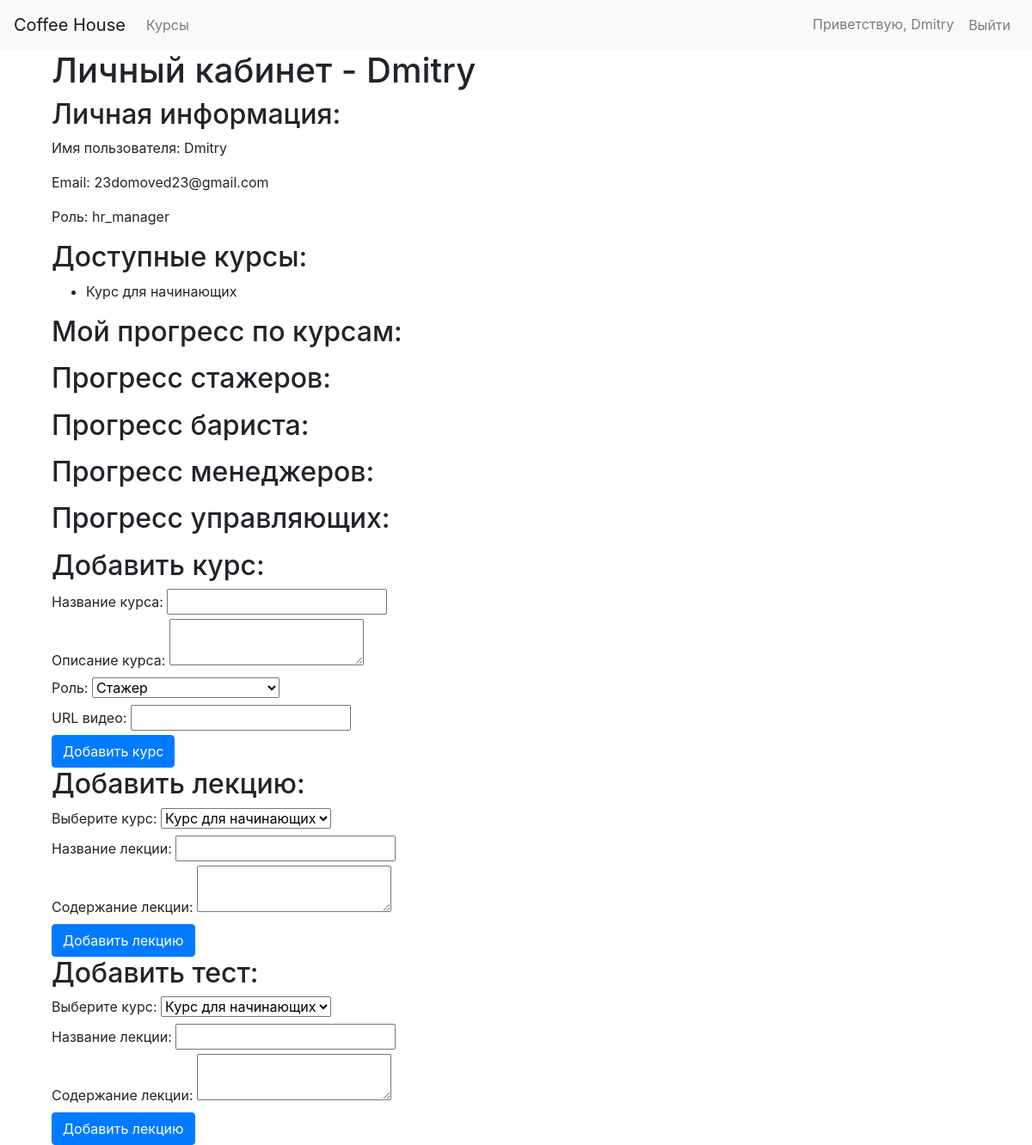
The app's page /profile (signed in), older data.
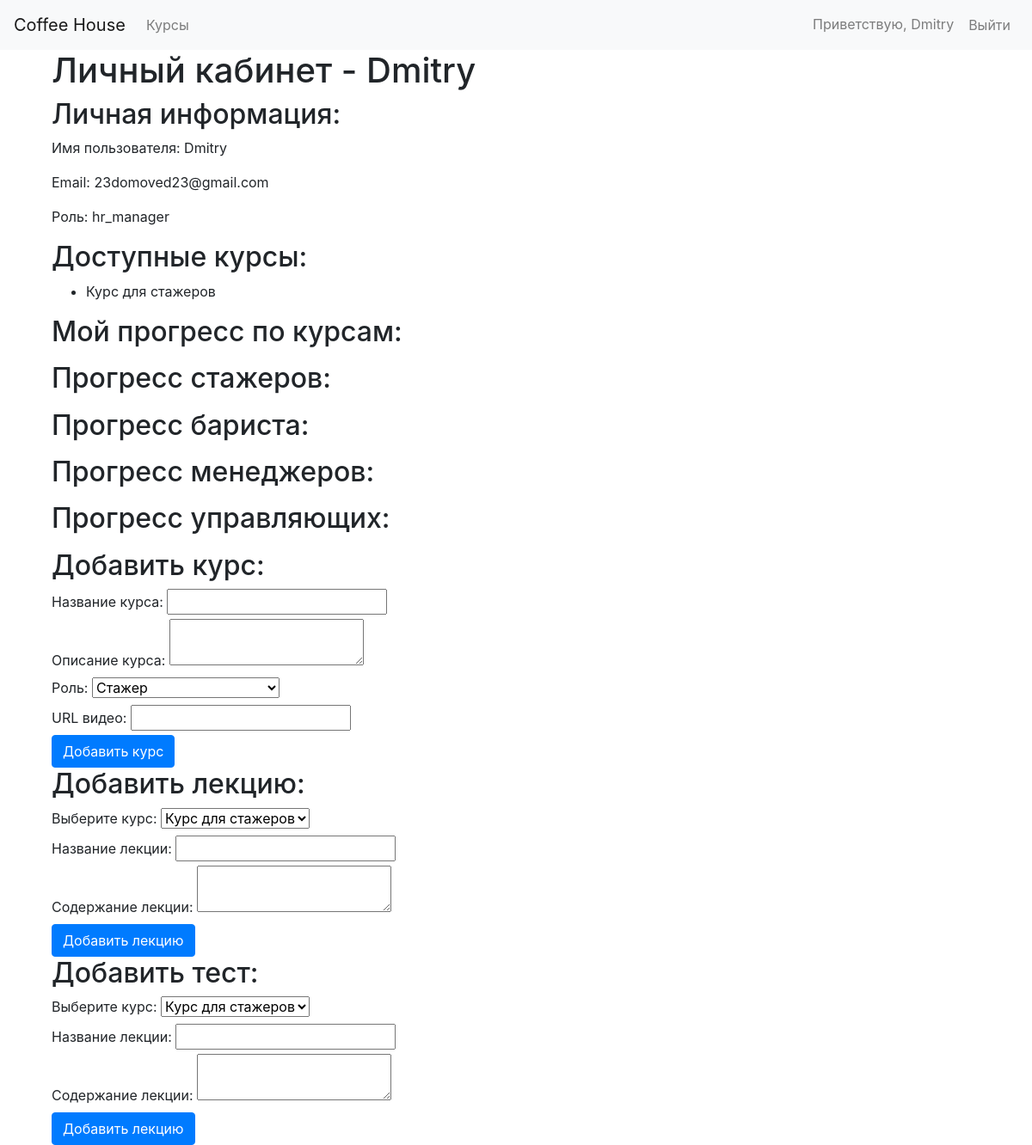
The same page, newer data.
### employees/models.py (models this page shows, shortened)
class UserProfile(models.Model):
    user = models.OneToOneField(User, on_delete=models.CASCADE)
    role = models.CharField(max_length=20, choices=ROLE_CHOICES)

### courses/models.py (models this page shows, shortened)
class Course(models.Model):
    title = models.CharField(max_length=100)
    description = models.TextField()
    role = models.CharField(max_length=20, choices=ROLE_CHOICES)
    video_url = models.URLField(blank=True)
    course_slug = models.SlugField(unique=True, max_length=100, default='')
    users = models.ManyToManyField(UserProfile, through='LearningProgress')

### coffee_house/views.py (the view, shortened to what this page needs)
# urls.py: path('profile', profile, name='profile'),
@login_required
def profile(request):
    user_profile = request.user.userprofile
    available_courses = Course.objects.filter(role__in=roles.ROLE_HIERARCHY_ACCESS[user_profile.role])
    progress = LearningProgress.objects.filter(user=user_profile)
    lecture_form = LectureForm()
    test_form = TestForm()
    course_form = CourseForm()
    question_form = QuestionForm()
    context = {'user_profile': user_profile, 'available_courses': available_courses, 'progress': progress}
    if user_profile.role in ['manager', 'supervisor', 'hr_manager']:
        intern_progress = LearningProgress.objects.filter(user__role='intern', course__role='intern')
        barista_progress = LearningProgress.objects.filter(user__role='barista', course__role='barista')
        context['barista_progress'] = barista_progress
        context['intern_progress'] = intern_progress
    if user_profile.role in ['supervisor', 'hr_manager']:
        manager_progress = LearningProgress.objects.filter(user__role='manager', course__role='manager')
        context['manager_progress'] = manager_progress
    if user_profile.role == 'hr_manager':
        context['available_courses'] = Course.objects.all()
        supervisor_progress = LearningProgress.objects.filter(user__role='supervisor', course__role='supervisor')
        context['supervisor_progress'] = supervisor_progress
        context = {'user_profile': user_profile,
                   'available_courses': available_courses,
                   'progress': progress,
                   'lecture_form': lecture_form,
                   'test_form': test_form,
                   'course_form': course_form,
                   'question_form': question_form}
    return render(request, 'profile.html', context)

### coffee_house/forms.py
class LectureForm(forms.ModelForm):
    title = forms.CharField(widget=forms.TextInput(attrs={'class': 'form-control'}))
    content = forms.CharField(widget=forms.Textarea(attrs={'class': 'form-control'}))
    course_slug = forms.CharField()
    class Meta:
        model = Lecture
        fields = ['title', 'content', 'course_slug']

class TestForm(forms.ModelForm):
    title = forms.CharField(widget=forms.TextInput(attrs={'class': 'form-control'}))
    course_slug = forms.CharField()
    class Meta:
        model = Test
        fields = ['title', 'course_slug']
        labels = {'title': 'Название теста'}

### templates/profile.html (shortened to what this page needs)
{% extends 'base.html' %}
{% load static %}
{% block content %}
<div class="container">
    <h1>Личный кабинет - {{ user_profile.user.username }}</h1>
    <h2>Личная информация:</h2>
    <p>Имя пользователя: {{ user_profile.user.username }}</p>
    <p>Email: {{ user_profile.user.email }}</p>
    <p>Роль: {{ user_profile.role }}</p>
    <h2>Доступные курсы:</h2>
    <ul>
        {% for course in available_courses %}
        <li>{{ course.title }}</li>
        {% endfor %}
    </ul>
    <h2>Мой прогресс по курсам:</h2>
    {% if user_profile.role == 'manager' or user_profile.role ==  'supervisor' or user_profile.role ==  'hr_manager' %}
    <h2>Прогресс стажеров:</h2>
    <h2>Прогресс бариста:</h2>
    {% endif %}
    {% if user_profile.role == 'supervisor' or user_profile.role == 'hr_manager' %}
    <h2>Прогресс менеджеров:</h2>
    {% endif %}
    {% if user_profile.role == 'hr_manager' %}
    <h2>Прогресс управляющих:</h2>
    <h2>Добавить курс:</h2>
    <form method="post">
        <label for="title">Название курса:</label>
        <input type="text" name="title" id="title" required>
        <br>
        <label for="description">Описание курса:</label>
        <textarea name="description" id="description" required></textarea>
        <br>
        <label for="role">Роль:</label>
        <select name="role" id="role" required>
            {% for role, role_display in course_form.fields.role.choices %}
                <option value="{{ role }}">{{ role_display }}</option>
            {% endfor %}
        </select>
        <br>
        <label for="video_url">URL видео:</label>
        <input type="url" name="video_url" id="video_url" required>
        <br>
        <button type="submit" class="btn btn-primary" name="add_course">Добавить курс</button>
    </form>
    <h2>Добавить лекцию:</h2>
    <form method="post">
        <label for="course_slug">Выберите курс:</label>
        <select name="course_slug">
            {% for course in available_courses %}
            <option value="{{ course.course_slug }}">{{ course.title }}</option>
            {% endfor %}
        </select>
        <br>
        <label for="title">Название лекции:</label>
        <input type="text" name="title" id="title" required>
        <br>
        <label for="content">Содержание лекции:</label>
        <textarea name="content" id="content" required></textarea>
        <br>
        <button type="submit" class="btn btn-primary" name="add_lecture">Добавить лекцию</button>
    </form>
    <h2>Добавить тест:</h2>
    <form method="post">
        <label for="course_slug">Выберите курс:</label>
        <select name="course_slug">
            {% for course in available_courses %}
            <option value="{{ course.course_slug }}">{{ course.title }}</option>
            {% endfor %}
        </select>
        <br>
        <label for="title">Название лекции:</label>
        <input type="text" name="title" id="title" required>
        <br>
        <label for="content">Содержание лекции:</label>
        <textarea name="content" id="content" required></textarea>
        <br>
        <button type="submit" class="btn btn-primary" name="add_lecture">Добавить лекцию</button>
    </form>
    {% endif %}
</div>
{% endblock %}

### templates/base.html (shortened to what this page needs)
<!DOCTYPE html>
{% load static %}
<html lang="ru">
<head>
    <link href="https://stackpath.bootstrapcdn.com/bootstrap/4.5.2/css/bootstrap.min.css" rel="stylesheet">
</head>
<body>
    {% include 'header.html' %}
    <div class="container">
        {% block content %}
        {% endblock %}
    </div>
</body>
</html>

### templates/header.html (shortened to what this page needs)
<header>
        <nav class="navbar navbar-expand-lg navbar-light bg-light">
        <div class="collapse navbar-collapse" id="navbarNav">
            <ul class="navbar-nav mr-auto">
                {% if user.is_authenticated %}
                    <li class="nav-item">
                        <a class="navbar-brand" href="{% url 'dashboard' %}">Coffee House</a>
                    </li>
                    <li class="nav-item">
                        <a class="nav-link" href="{% url 'courses' %}">Курсы</a>
                    </li>
                {% else %}
                    <li class="nav-item">
                        <span class="navbar-brand">Coffee House</span>
                    </li>
                {% endif %}
            </ul>
            <ul class="navbar-nav">
                {% if user.is_authenticated %}
                    <li class="nav-item">
                        <a class="nav-link" href="{% url 'profile' %}">Приветствую, {{ user.username }}</a>
                    </li>
                    <li class="nav-item">
                        <form action="{% url 'logout' %}" method="post" style="padding: 0;">
                            <button type="submit" class="btn btn-link nav-link">Выйти</button>
                        </form>
                    </li>
                {% endif %}
            </ul>
        </div>
    </nav>
</header>

Row changes from the older to the newer data that the page shows:
removed Course: title "Курс для начинающих"
added Course: title "Курс для стажеров"
Text that changed along with them:
form field course_slug: "Курс для начинающих" → "Курс для стажеров"
